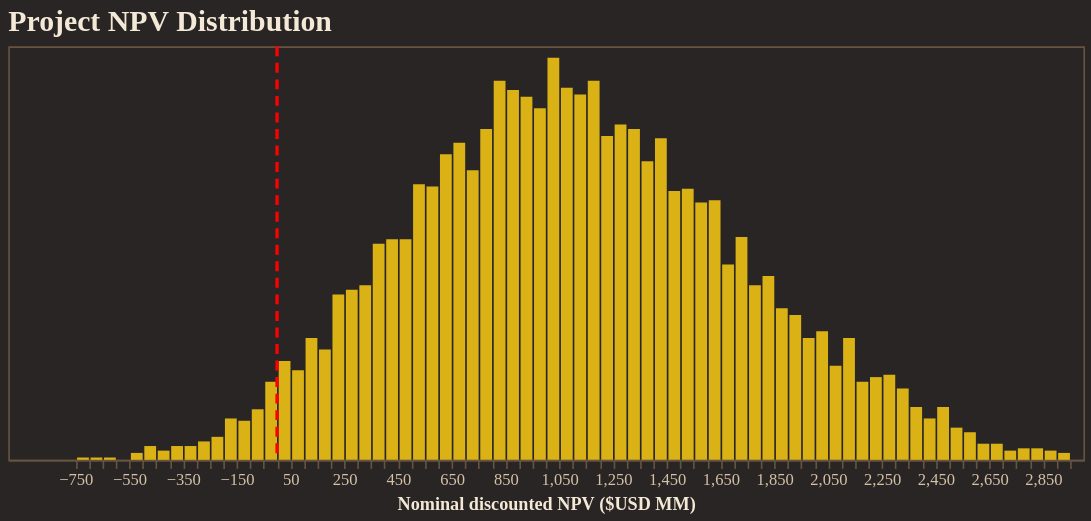

The cell this chart's notebook holds for it:
### Code cell
from resgo.plotting.tables import npv_USD
import numpy as np
import pandas as pd

npv = npv_USD(
    simpack,
    nominal=True,
    discounted=True,
    success_only=False,
)
npv_usd = npv.to_numpy().ravel()
npv_df = pd.DataFrame({"npv_usd_mm": npv_usd / 1e6})

histogram = (
    alt.Chart(npv_df)
    .mark_bar(color="#FACC15", opacity=0.85)
    .encode(
        x=alt.X(
            "npv_usd_mm:Q",
            bin=alt.Bin(maxbins=100),
            title="Nominal discounted NPV ($USD MM)",
        ),
        y=alt.Y("count():Q", axis=None),
        tooltip=[alt.Tooltip("count():Q", title="Count")],
    )
    .properties(
        width=650,
        height=250,
        title="Project NPV Distribution",
    )
)

break_even = (
    alt.Chart(pd.DataFrame({"npv_usd_mm": [0]}))
    .mark_rule(color="red", strokeDash=[6, 4], strokeWidth=2)
    .encode(x="npv_usd_mm:Q")
)

fig = alt.layer(histogram, break_even)
fig.show()

### Figure 1 — Vega-Lite specification as saved in the notebook (floating-point values rounded to 4 significant figures; data arrays with more than 128 entries replaced by an {"elided": "..."} marker saying what was removed)
{"config": {"background": "#292524", "view": {"fill": "#292524", "stroke": "#665340"}, "title": {"color": "#f4e9d7", "font": "Merriweather", "fontSize": 18, "fontWeight": 600, "subtitleColor": "#d5c2a6", "anchor": "start"}, "axis": {"domainColor": "#665340", "gridColor": "#665340", "tickColor": "#665340", "labelColor": "#d5c2a6", "titleColor": "#f4e9d7", "labelFont": "Merriweather", "titleFont": "Merriweather"}, "legend": {"titleColor": "#f4e9d7", "labelColor": "#d5c2a6", "labelFont": "Merriweather", "titleFont": "Merriweather", "orient": "top-right", "symbolType": "circle"}, "header": {"labelColor": "#d5c2a6", "titleColor": "#f4e9d7", "labelFont": "Merriweather", "titleFont": "Merriweather"}, "mark": {"color": "#c78d3b"}, "line": {"color": "#c78d3b"}, "bar": {"color": "#c78d3b"}, "point": {"color": "#ddb06d"}, "area": {"color": "#c78d3b", "opacity": 0.35}, "text": {"color": "#f4e9d7", "font": "Merriweather"}, "range": {"category": ["#5DA5DA", "#F28E2B", "#59C36A", "#E15759", "#B07AA1", "#4ECDC4", "#FF9DA7", "#EDC948"]}}, "layer": [{"data": {"name": "data-951910dd031058299b22160278db3ac1"}, "mark": {"type": "bar", "color": "#FACC15", "opacity": 0.85}, "encoding": {"tooltip": [{"aggregate": "count", "title": "Count", "type": "quantitative"}], "x": {"bin": {"maxbins": 100}, "field": "npv_usd_mm", "title": "Nominal discounted NPV ($USD MM)", "type": "quantitative"}, "y": {"aggregate": "count", "axis": null, "type": "quantitative"}}, "title": "Project NPV Distribution"}, {"data": {"name": "data-83a0ef6621ce3be6c7bd66d40cf7fe67"}, "mark": {"type": "rule", "color": "red", "strokeDash": [6, 4], "strokeWidth": 2}, "encoding": {"x": {"field": "npv_usd_mm", "type": "quantitative"}}}], "height": 250, "width": 650, "$schema": "https://vega.github.io/schema/vega-lite/v5.20.1.json", "datasets": {"data-951910dd031058299b22160278db3ac1": {"elided": "5000 records"}, "data-83a0ef6621ce3be6c7bd66d40cf7fe67": [{"npv_usd_mm": 0}]}}
